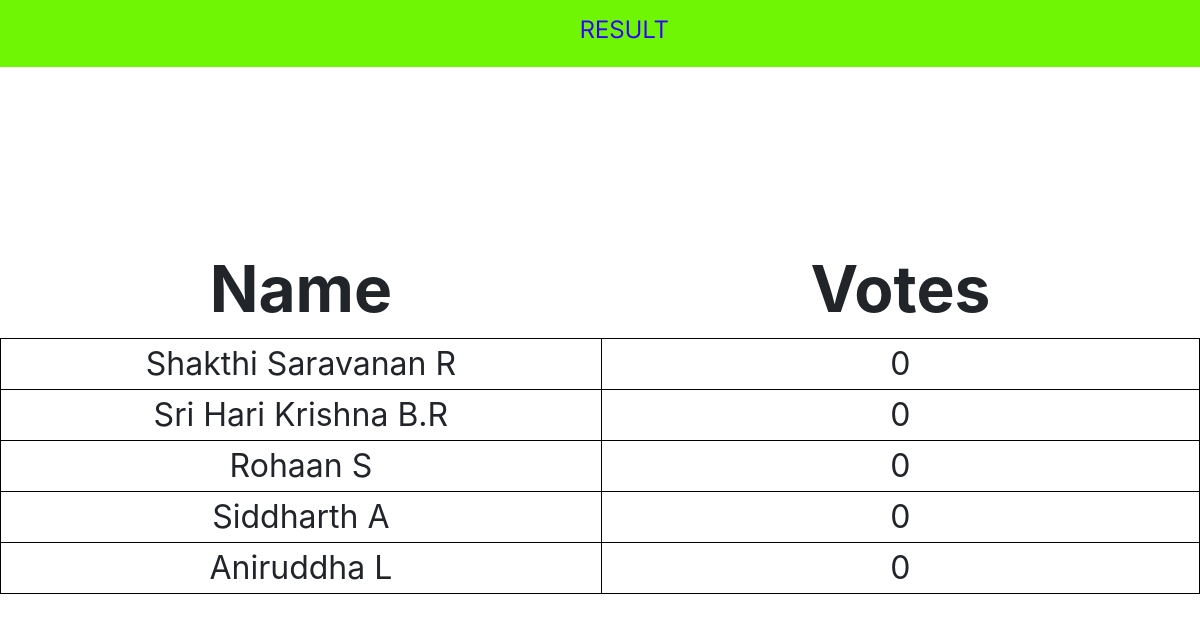
The app's page /result/, older data.
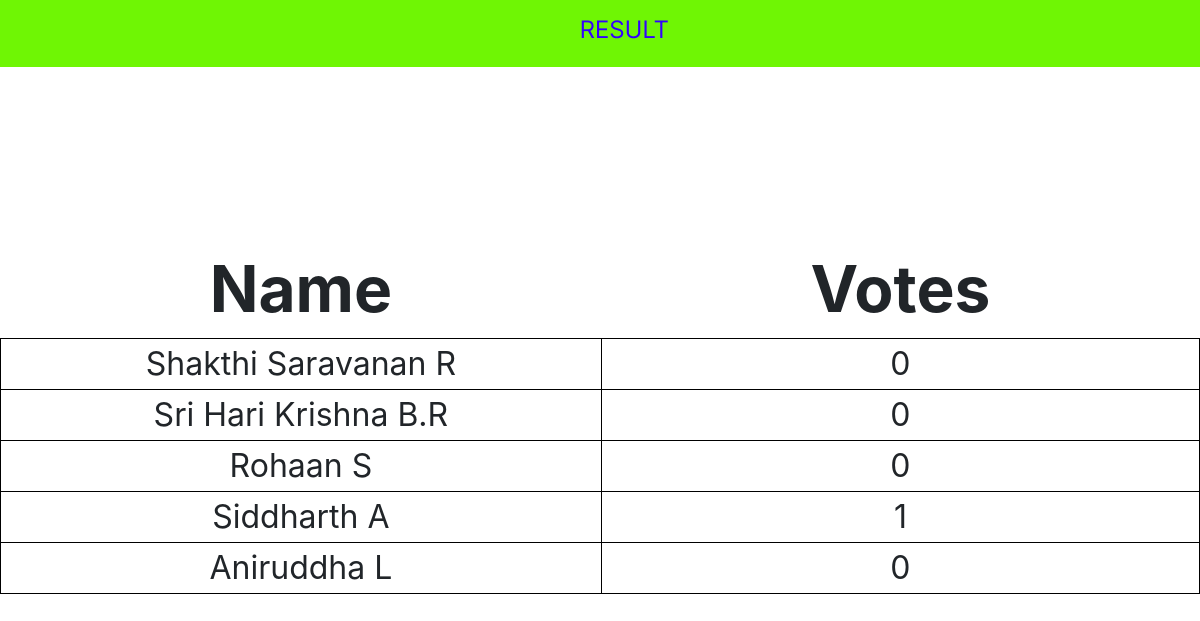
The same page, newer data.
### candidatereg/models.py (models this page shows, shortened)
class Candidates(models.Model):
    first_name=models.CharField(max_length=50,null=True)
    second_name=models.CharField(max_length=50,null=True)
    dob=models.DateField(null=True)
    gender=models.CharField(max_length=50,choices=gender,null=True)
    department=models.CharField(max_length=50,choices=dpt,null=True)
    rno = models.CharField(max_length=10,null=False)
    email=models.EmailField(max_length=50,null=True)
    photo=models.ImageField(default='default.jpg',upload_to='candidate_pics/')
    votes=models.IntegerField(default=0,blank=True)

### results/views.py (the view)
# urls.py: path('result/', include('results.urls'))
def result(request):
    candidate= c.objects.all().values()
    context = {'candidate': candidate}
    max = 0
    for i in candidate:
       if i['votes'] > max:
           max = i['votes']
    if request.method == ['POST']:
        return redirect('homepage:home')
    return render(request,'result.html', context)

### results/templates/result.html (shortened to what this page needs)
{% extends 'homepage/base.html'%}
{% load static %}
    {% block content %}
    <img src="{% static 'header.png' %}" alt="">
    <form action="{% url 'homepage:home' %}" method="post">
        <table style=" height: 20%;
        position: absolute;
        top: 30%;
        left: 0%;">
            <tr class="header" style="width: 9%;
            text-align: center;
            font-size: 200%;">
                <th style="font-weight: bolder;width: 9%;
                text-align: center;
                font-size: 200%;">Name</th>
                <th style="font-weight: bolder;width: 9%;
                text-align: center;
                font-size: 200%;">Votes</th>
            </tr>
            {% for candidate in candidate %}
                <tr>
                    <td style="width: 9%;
                    text-align: center;
                    font-size: 200%;border: 1px solid black;">
                        {{candidate.first_name }} {{candidate.second_name}}
                    </td>
                    <td style="width: 9%;
                    text-align: center;
                    font-size: 200%;border: 1px solid black;">
                        {{candidate.votes}}
                    </td>
                </tr>
            {% endfor %}
    </form>
    {%endblock content%}

### homepage/templates/homepage/base.html (shortened to what this page needs)
{% load static %}
<!DOCTYPE html>
<html lang="en">
<head>
    <link rel="stylesheet" href="{% static 'css/voting.css' %}">
    <link rel="stylesheet" href="https://cdn.jsdelivr.net/npm/bootstrap@4.1.3/dist/css/bootstrap.min.css">
</head>
<body>
    <div class="main_block">
    {% block content %}
    {%endblock content%}</div>
</body>
</html>

### static/css/voting.css (style rules this page uses)
.main_block { overflow-x: hidden; }

Row changes from the older to the newer data that the page shows:
changed Candidates "Siddharth": votes "0" → "1"
